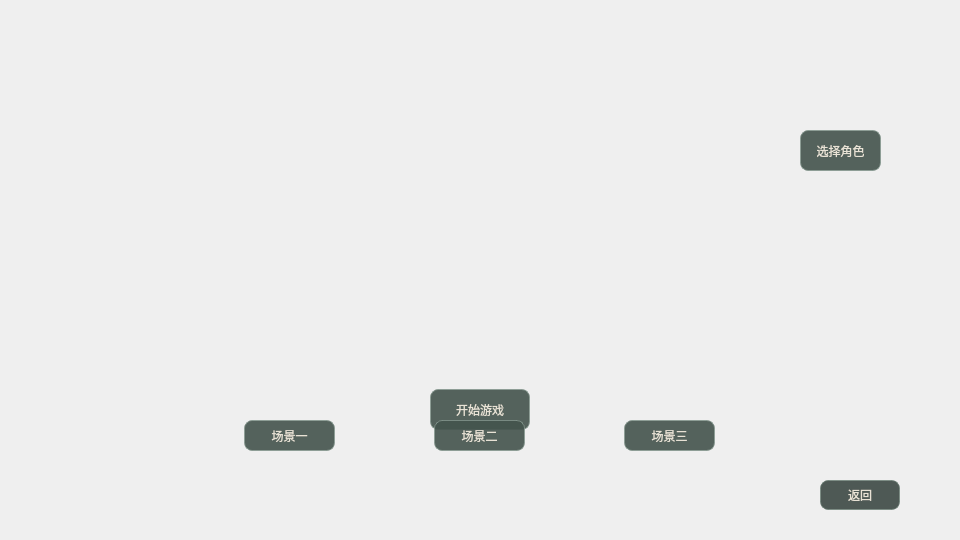
<?xml version="1.0" encoding="UTF-8"?>
<ui version="4.0">
 <class>Widget</class>
 <widget class="QWidget" name="Widget">
  <property name="geometry">
   <rect>
    <x>0</x>
    <y>0</y>
    <width>960</width>
    <height>540</height>
   </rect>
  </property>
  <property name="windowTitle">
   <string>Widget</string>
  </property>
  <property name="styleSheet">
   <string notr="true">QPushButton#start_btn,QPushButton#level_1,
QPushButton#level_2,QPushButton#level_3,QPushButton#role_btn,QPushButton#back {
    background-color: rgba(52, 65, 60, 220);
    color: #e8e2d5;
    border: 1px solid rgba(110, 130, 120, 170);
    border-radius: 8px;
    padding: 8px 16px;
}
QPushButton#start_btn,QPushButton#level_1,
QPushButton#level_2,QPushButton#level_3,
QPushButton#role_btn,QPushButton#back:hover {
    background-color: rgba(68, 83, 77, 230);
    border-color: rgba(135, 155, 145, 190);
}</string>
  </property>
  <widget class="QLabel" name="mainBg">
   <property name="geometry">
    <rect>
     <x>-60</x>
     <y>-20</y>
     <width>861</width>
     <height>621</height>
    </rect>
   </property>
   <property name="text">
    <string/>
   </property>
   <property name="pixmap">
    <pixmap>images/mainBg.png</pixmap>
   </property>
   <property name="scaledContents">
    <bool>true</bool>
   </property>
  </widget>
  <widget class="QPushButton" name="start_btn">
   <property name="enabled">
    <bool>true</bool>
   </property>
   <property name="geometry">
    <rect>
     <x>430</x>
     <y>389</y>
     <width>100</width>
     <height>41</height>
    </rect>
   </property>
   <property name="text">
    <string>开始游戏</string>
   </property>
   <property name="checkable">
    <bool>false</bool>
   </property>
  </widget>
  <widget class="QPushButton" name="role_btn">
   <property name="enabled">
    <bool>false</bool>
   </property>
   <property name="geometry">
    <rect>
     <x>800</x>
     <y>130</y>
     <width>81</width>
     <height>41</height>
    </rect>
   </property>
   <property name="text">
    <string>选择角色</string>
   </property>
  </widget>
  <widget class="QPushButton" name="level_1">
   <property name="enabled">
    <bool>false</bool>
   </property>
   <property name="geometry">
    <rect>
     <x>244</x>
     <y>420</y>
     <width>91</width>
     <height>31</height>
    </rect>
   </property>
   <property name="text">
    <string>场景一</string>
   </property>
  </widget>
  <widget class="QPushButton" name="level_2">
   <property name="enabled">
    <bool>false</bool>
   </property>
   <property name="geometry">
    <rect>
     <x>434</x>
     <y>420</y>
     <width>91</width>
     <height>31</height>
    </rect>
   </property>
   <property name="text">
    <string>场景二</string>
   </property>
  </widget>
  <widget class="QPushButton" name="level_3">
   <property name="enabled">
    <bool>false</bool>
   </property>
   <property name="geometry">
    <rect>
     <x>624</x>
     <y>420</y>
     <width>91</width>
     <height>31</height>
    </rect>
   </property>
   <property name="text">
    <string>场景三</string>
   </property>
  </widget>
  <widget class="QPushButton" name="back">
   <property name="enabled">
    <bool>true</bool>
   </property>
   <property name="geometry">
    <rect>
     <x>820</x>
     <y>480</y>
     <width>80</width>
     <height>30</height>
    </rect>
   </property>
   <property name="text">
    <string>返回</string>
   </property>
  </widget>
 </widget>
 <resources/>
 <connections/>
</ui>
